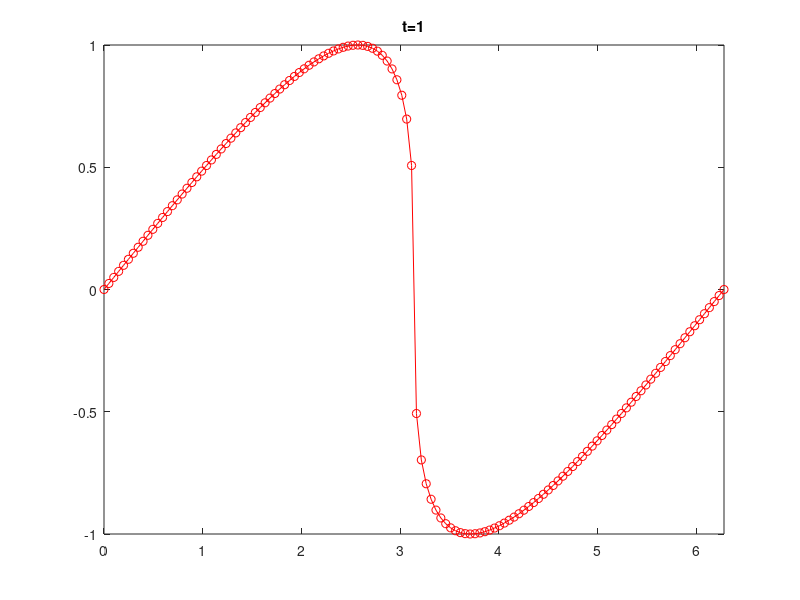

Source code (MATLAB):
function result = Burgers_Exact_Solution
F = @(x) sin ( x ); dF = @(x ) cos ( x );
psi = @(x ,t , xi ) x - F( xi )* t - xi ;
dpsi = @(x ,t , xi ) - dF ( xi )* t - 1 ;
N = 128;
x = linspace ( 0, 2*pi , N );
Output ( x , 0, F( x ) )
t = 0 ; Step = 0;
T = 1 ; % 中断时间为 1
N_T = 100; dt = T/ N_T ;

result = [];
while ( t <= T )
    Step = Step + 1; t = t + dt ;
    U = Exact_Solution ( x , t ) ;
    result = [result,U];
    Output ( x , t , U )
end

    function U = Exact_Solution ( x , t )
        U = zeros ( size ( x ) );
        for i = 1: N
            xi = Newton ( x(i ), t );
            U(i ) = F( xi );
        end
    end
    function xi = Newton ( x , t )
        K_Max = 100000;
        k = 1 ;
        xi0 = x ;
        tol = 1e-12;
        r = 1 ;
        while (r >tol && k <= K_Max )
            xi = xi0 - ...
                psi ( x , t , xi0 ) /...
                dpsi ( x , t , xi0 ) ;
            r = abs ( xi - xi0 ) ;
            xi0 = xi ;
            k = k + 1 ;
        end
    end
% = = = = = = = = = = = = = = = = = = = = = = = = = = = = = = = = = =
    function Output ( x , t , U )
        plot ( x , U , 'r -o' )
        axis ( [0 , 2*pi , -1, 1 ] )
        title(['t=',num2str(t)]);
        pause ( 1 )
    end
end
